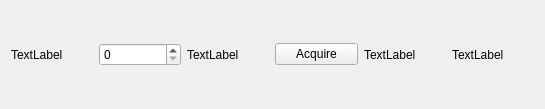
<?xml version="1.0" encoding="UTF-8"?>
<ui version="4.0">
 <class>GeneralAssetForm</class>
 <widget class="QWidget" name="GeneralAssetForm">
  <property name="geometry">
   <rect>
    <x>0</x>
    <y>0</y>
    <width>545</width>
    <height>109</height>
   </rect>
  </property>
  <property name="windowTitle">
   <string>Form</string>
  </property>
  <layout class="QGridLayout" name="gridLayout">
   <item row="0" column="0">
    <layout class="QHBoxLayout" name="horizontalLayout">
     <item>
      <widget class="QLabel" name="weaponLabel">
       <property name="text">
        <string>TextLabel</string>
       </property>
      </widget>
     </item>
     <item>
      <widget class="QSpinBox" name="amountSpinBox"/>
     </item>
     <item>
      <widget class="QLabel" name="priceLabel">
       <property name="text">
        <string>TextLabel</string>
       </property>
      </widget>
     </item>
     <item>
      <widget class="QPushButton" name="acquireButton">
       <property name="text">
        <string>Acquire</string>
       </property>
      </widget>
     </item>
     <item>
      <widget class="QLabel" name="currentLabel">
       <property name="text">
        <string>TextLabel</string>
       </property>
      </widget>
     </item>
     <item>
      <widget class="QLabel" name="pendingLabel">
       <property name="text">
        <string>TextLabel</string>
       </property>
      </widget>
     </item>
    </layout>
   </item>
  </layout>
 </widget>
 <resources/>
 <connections/>
</ui>
